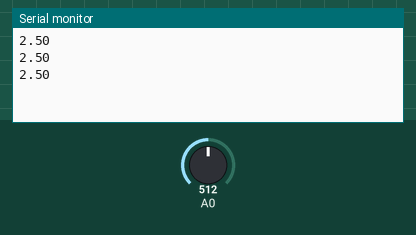
Recording of a sketch running on a simulated Arduino Uno, built with avr-gcc and run on an emulated ATmega328P. Shown: the last lines printed to the serial monitor. The inputs (shaded band) are chosen by the test bench; at power-on: A0 = 512.

Above: at 1.3 s.
1.4 s: A0 set to 716
At 1.9 s:
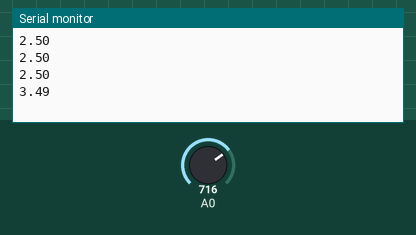
2.9 s: A0 set to 900
At 3.4 s:
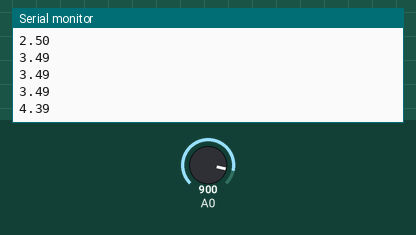
Timing chart, 0 to 5.9 s (numbered marks = the images above; inputs shaded):
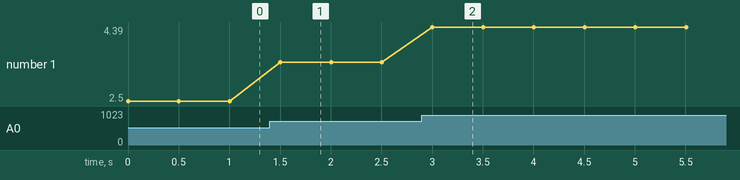

Measured:
- after the input at 1.4 s, the serial monitor: prints a new line after 0.10 s (image 1)
- after the input at 2.9 s, the serial monitor: prints a new line after 0.10 s (image 2)
- plotted number 1: 2.5 → 3.49 after the input at 1.4 s, 3.49 → 4.39 after the input at 2.9 s

The sketch:

cteni_analogove_hodnoty.ino
```cpp
/*
Datum: 2019-10-25
Autor: Jaroslav Busek
Popis: Cte analogovy vstup A0 a prevadi ho na napeti,
       ktere je pak posilano do PC pres UART.
*/
void setup() {
  Serial.begin(9600); // inicializace komunikace s PC
  // standardni baudove rychlosti: 9600, 19200, 38400, 57600, 115200
}

void loop() {
  int cislo = analogRead(A0); // ulozeni prectene hodnoty
                              // z analogoveho vstupu A0
                              // do promenne cislo
  //float u = 5.0*cislo/1023.0; // prevede 0 az 1023 na 0 az 5
  long u = map(cislo, 0, 1023, 0, 500);  // map("co chci prevest", "puvodni min.", "puvodni max.", "nove min.", "nove max.")
  Serial.println(u/100.0);      // odeslani cisla do PC
  delay(500);                 // cekani 500 ms
}
```
